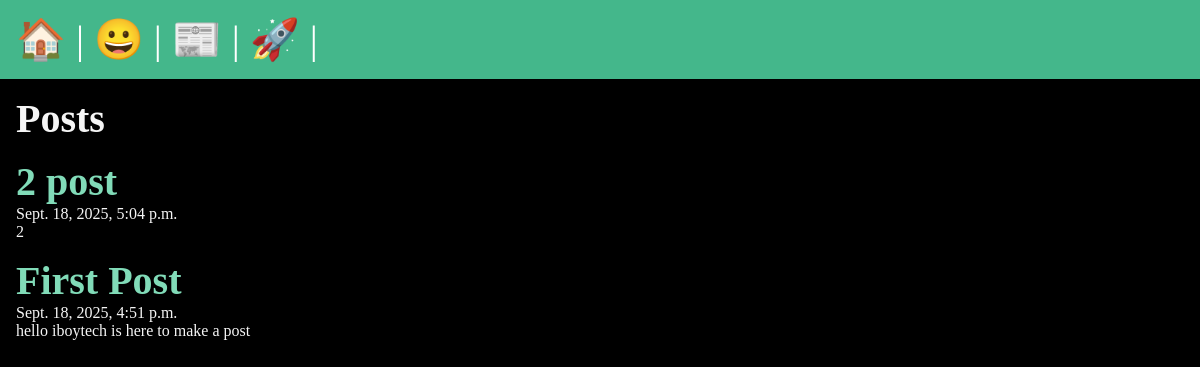
The page /posts/ on the database as committed earlier.
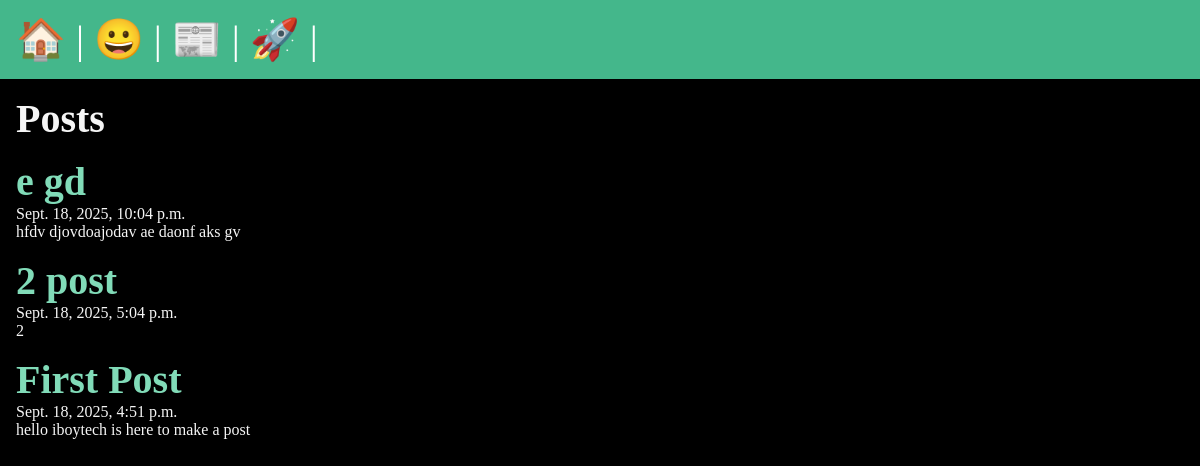
The same page on the database as committed later.
### posts/models.py (models this page shows, shortened)
class Post(models.Model):
    title = models.CharField(max_length=200)
    slug = models.SlugField(unique=True)
    content = models.TextField()
    created_at = models.DateTimeField(auto_now_add=True)
    updated_at = models.DateTimeField(auto_now=True)
    published = models.BooleanField(default=True)
    author = models.CharField(max_length=100)
    category = models.CharField(max_length=100)
    tags = models.CharField(max_length=200)
    banner = models.ImageField(upload_to='image.png', null=True, blank=True)

### posts/views.py (the view)
def post_list(request):
    posts = Post.objects.all().order_by('-created_at');
    return render(request, 'posts/post_list.html', {'posts': posts})

### posts/templates/posts/post_list.html (shortened to what this page needs)
{% extends 'layout.html' %}
{% block content %}
    <section>
    <h1>Posts</h1>
    {% for post in posts %}
        <article class="post">
            <h2>
                <a href="{%  url 'posts:page' slug=post.slug %}">
                    {{ post.title }}
                </a>
            </h2>
            <p>{{ post.created_at }}</p>
            <p>{{ post.content }}</p>
        </article>
    {% endfor %}
</section>
{% endblock %}

Rows that differ between the two databases and show on the page:
added Post: title "e gd", created_at "Sept. 18, 2025, 10:04 p.m.", content "hfdv djovdoajodav ae daonf aks gv"
